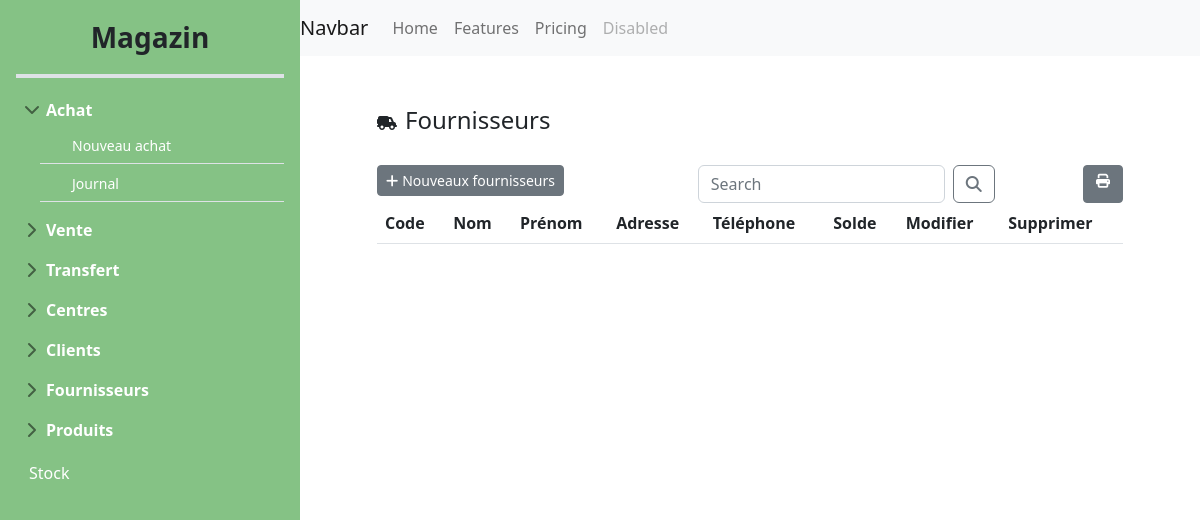
/fournisseurList/, run on an earlier commit of the app's database.
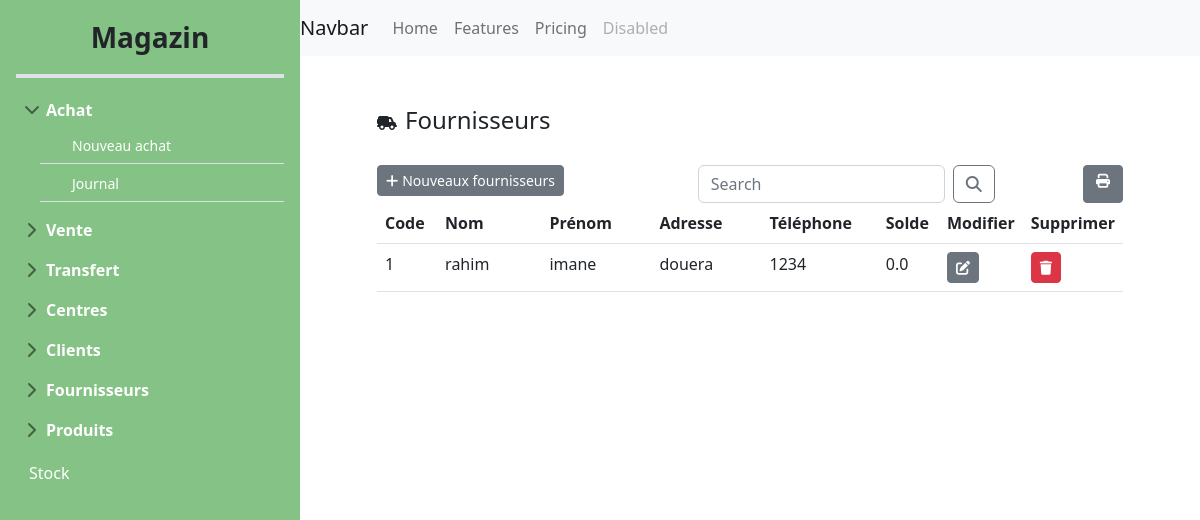
And on a later commit of the database.
### main_store/models.py (models this page shows)
class Fournisseur(models.Model):
    code_f = models.AutoField(primary_key=True)
    nom_f = models.CharField(max_length=50)
    prenom_f = models.CharField(max_length=50)
    adresse_f = models.CharField(max_length=100)
    telephone_f = models.CharField(max_length=50)
    solde = models.FloatField(default=0.0)

### main_store/views.py (the view)
# urls.py: path('fournisseurList/',views.afficher_fournisseur,name='fournisseurList'),
def afficher_fournisseur(request):
    if 'q' in request.GET:
        q=request.GET['q']
        multiple_q=Q(Q(nom_f__icontains=q) | (Q(prenom_f__icontains=q)))
        fournisseurs=Fournisseur.objects.filter(multiple_q)
    else:
        fournisseurs=Fournisseur.objects.all()
    return render(request,"main-store/fournisseurs/FournisseurList.html",{"fournisseurs":fournisseurs})

### templates/main-store/fournisseurs/fournisseurList.html (shortened to what this page needs)
{%extends 'main-store/base/baseStore.html' %}
{%block content%}
<div class="row">
    <div class="col-md-1"></div>
    <div class="col-md-11">
        <div class="d-flex align-items-center" style="padding-top: 50px;">
            <i class="fa-solid fa-truck-field me-2" style="margin-top: 6px;"></i>
            <h4 class="mb-0">Fournisseurs</h4>
        </div>
    </div>
</div>
<div class="row" style="padding-top: 30px;">
    <div class="col-md-1"></div>
    <div class="col-md-10">
        <div class="card border-0">
            <div class="row">
                <div class="col-md-5">
                    <a class="btn btn-secondary btn-sm" href="{% url 'fournisseurAdd'%}">
                        <i class="fa-solid fa-plus me-1"></i>Nouveaux fournisseurs
                    </a>
                </div>
                <div class="col-md-5">
                    <form class="d-flex">
                        <input class="form-control me-2" name="q" type="search" placeholder="Search"
                            aria-label="Search">
                        <button class="btn btn-outline-secondary" type="submit"><i
                                class="fa-solid fa-magnifying-glass"></i></button>
                    </form>
                </div>
                <div class="col-md-2 d-flex justify-content-end">
                    <a class="btn btn-secondary btn-sm" href="{%url 'fournisseurPrint' %}"><i
                            class="fa-solid fa-print me-1 ms-1"></i></a>
                </div>
            </div>
        </div>
        <table class="table table-hover bg-white">
            <thead>
                <tr>
                    <th>Code</th>
                    <th>Nom</th>
                    <th>Prénom</th>
                    <th>Adresse</th>
                    <th>Téléphone</th>
                    <th>Solde</th>
                    <th> Modifier</th>
                    <th> Supprimer</th>
                </tr>
            </thead>
            <tbody>
                {% for fournisseur in fournisseurs %}
                <tr>
                    <td class="col-md-1">{{fournisseur.code_f}}</td>
                    <td class="col-md-2">{{fournisseur.nom_f}}</td>
                    <td class="col-md-2">{{fournisseur.prenom_f }}</td>
                    <td class="col-md-2">{{fournisseur.adresse_f }}</td>
                    <td class="col-md-2">{{fournisseur.telephone_f}}</td>
                    <td class="col-md-1">{{fournisseur.solde }}</td>
                    <td class="col-md-1"><a class="btn btn-secondary btn-sm"
                            href="{%url 'fournisseurEdit' fournisseur.code_f %}">
                            <i class="fa-solid fa-pen-to-square"></i></a></td>
                    <td class="col-md-1"><a class="btn btn-danger btn-sm"
                            href="{%url 'fournisseurDelete' fournisseur.code_f %}"> <i class="fa-solid fa-trash"></i>
                        </a></td>
                </tr>
                {% endfor %}
            </tbody>
        </table>
    </div>
    <div class="col-md-1"></div>
</div>
{%endblock%}

What changed in the data, as far as the page shows it:
added Fournisseur: code_f "1", nom_f "rahim", prenom_f "imane", adresse_f "douera", telephone_f "1234", solde "0.0"
